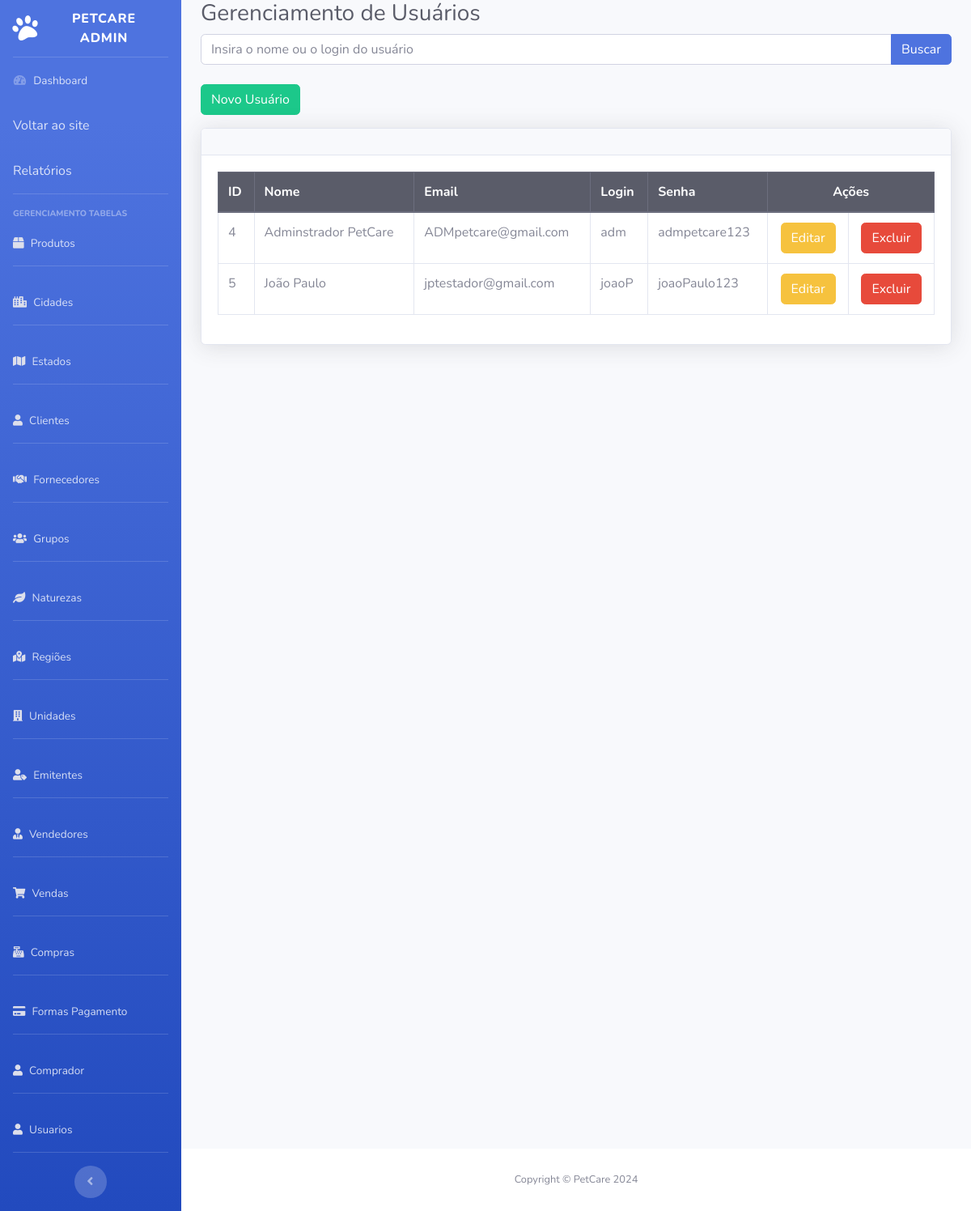
/petcare_admin/usuarios/usuario.php, run on the app's committed database.
### tables this page shows
CREATE TABLE `tb_usuario` (
  `id_usuario` int(11) NOT NULL,
  `nm_usuario` varchar(55) NOT NULL,
  `login_usuario` varchar(100) NOT NULL,
  `senha_usuario` varchar(100) NOT NULL,
  `email_usuario` varchar(100) DEFAULT NULL
);

### petcare_admin/usuarios/usuario.php (the view, shortened to what this page needs)
<?php
include('../config/conecta.php');
?>
<!DOCTYPE html>
<html lang="en">
<head>
    <link href="../vendor/fontawesome-free/css/all.min.css" rel="stylesheet" type="text/css">
    <link href="../css/sb-admin-2.css" rel="stylesheet">
</head>
<body id="page-top">
    <div id="wrapper">
        <ul class="navbar-nav bg-gradient-primary sidebar sidebar-dark accordion" id="accordionSidebar">
        <a class="sidebar-brand d-flex align-items-center justify-content-center" href="../index.php">
                <div class="sidebar-brand-icon rotate-n-15">
                    <i class="fas fa-paw"></i>
                </div>
                <div class="sidebar-brand-text mx-3">PetCare Admin</div>
            </a>
            <hr class="sidebar-divider my-0">
            <li class="nav-item">
                <a class="nav-link" href="../index.php">
                    <i class="fas fa-fw fa-tachometer-alt"></i>
                    <span>Dashboard</span>
                    <a href="http://localhost/PetCareAll/Petcare/HOME/INDEX2.php" class="nav-link">Voltar ao site</a>
                    <a href="http://localhost/PetCareAll/Relatorio/PaginaRelatorios/pgrelatorios.php" class="nav-link">Relatórios</a>
                </a>
            </li>
            <div class="text-center d-none d-md-inline">
                <hr class="sidebar-divider">
                <div class="sidebar-heading">Gerenciamento Tabelas</div>
                <li class="nav-item">
                    <a class="nav-link" href="../produtos/produto.php">
                        <i class="fas fa-box fa-2x text-gray-300"></i>
                        <span>Produtos</span>
                    </a>
                </li>
                <hr class="sidebar-divider d-none d-md-block">
                <li class="nav-item">
                    <a class="nav-link" href="../cidades/cidade.php">
                        <i class="fas fa-city fa-2x text-gray-300"></i>
                        <span>Cidades</span>
                    </a>
                </li>
                <hr class="sidebar-divider d-none d-md-block">
                <li class="nav-item">
                    <a class="nav-link" href="../estados/estado.php">
                        <i class="fas fa-map fa-2x text-gray-300"></i>
                        <span>Estados</span>
                    </a>
                </li>
                <hr class="sidebar-divider d-none d-md-block">
                <li class="nav-item">
                    <a class="nav-link" href="../clientes/cliente.php">
                        <i class="fas fa-user fa-2x text-gray-300"></i>
                        <span>Clientes</span>
                    </a>
                </li>
                <hr class="sidebar-divider d-none d-md-block">
                <li class="nav-item">
                    <a class="nav-link" href="../fornecedores/fornecedor.php">
                        <i class="fas fa-handshake fa-2x text-gray-300"></i>
                        <span>Fornecedores</span>
                    </a>
                </li>
                <hr class="sidebar-divider d-none d-md-block">
                <li class="nav-item">
                    <a class="nav-link" href="../grupos/grupo.php">
                        <i class="fas fa-users fa-2x text-gray-300"></i>
                        <span>Grupos</span>
                    </a>
                </li>
                <hr class="sidebar-divider d-none d-md-block">
                <li class="nav-item">
                    <a class="nav-link" href="../naturezas/natureza.php">
                        <i class="fas fa-leaf fa-2x text-gray-300"></i>
                        <span>Naturezas</span>
                    </a>
                </li>
                <hr class="sidebar-divider d-none d-md-block">
                <li class="nav-item">
                    <a class="nav-link" href="../regioes/regiao.php">
                        <i class="fas fa-map-marked-alt fa-2x text-gray-300"></i>
                        <span>Regiões</span>
                    </a>
                </li>
                <hr class="sidebar-divider d-none d-md-block">
                <li class="nav-item">
                    <a class="nav-link" href="../unidades/unidade.php">
                        <i class="fas fa-building fa-2x text-gray-300"></i>
                        <span>Unidades</span>
                    </a>
                </li>
                 <hr class="sidebar-divider d-none d-md-block">
                 <li class="nav-item">
                <a class="nav-link" href="../emitentes/emitente.php">
                    <i class="fas fa-user-tag fa-2x text-gray-300"></i>
                    <span>Emitentes</span>
                </a>
            </li>
             <hr class="sidebar-divider d-none d-md-block">
                 <li class="nav-item">
                <a class="nav-link" href="../vendedores/vendedor.php">
                <i class="fas fa-user-tie fa-2x text-gray-300"></i>
                    <span>Vendedores</span>
                </a>
            </li>
                <hr class="sidebar-divider d-none d-md-block">
                 <li class="nav-item">
                <a class="nav-link" href="../vendas/venda.php">
                <i class="fas fa-shopping-cart fa-2x text-gray-300"></i>
                    <span>Vendas</span>
                </a>
            </li>
                        <hr class="sidebar-divider d-none d-md-block">
                    <li class="nav-item">
                    <a class="nav-link" href="../compras/compra.php">
                        <i class="fas fa-cash-register fa-2x text-gray-300"></i>
                        <span>Compras</span>
                    </a>
                </li>
                <hr class="sidebar-divider d-none d-md-block">
                <li class="nav-item">
                    <a class="nav-link" href="../formapgto/formapgto.php">
                        <i class="fas fa-credit-card fa-2x text-gray-300"></i>
                        <span>Formas Pagamento</span>
                    </a>
                </li>
                     <hr class="sidebar-divider d-none d-md-block">
                <li class="nav-item">
                    <a class="nav-link" href="../comprador/comprador.php">
                        <i class="fas fa-user fa-2x text-gray-300"></i>
                        <span>Comprador</span>
                    </a>
                </li>
                <hr class="sidebar-divider d-none d-md-block">
                <li class="nav-item">
                    <a class="nav-link" href="usuario.php">
                        <i class="fas fa-user fa-2x text-gray-300"></i>
                        <span>Usuarios</span>
                    </a>
                </li>
                <hr class="sidebar-divider d-none d-md-block">
                <button class="rounded-circle border-0" id="sidebarToggle"></button>
            </div>
        </ul>
        <div id="content-wrapper" class="d-flex flex-column">
            <div id="content">
                <div class="container-fluid">
                    <h1 class="h3 mb-2 text-gray-800">Gerenciamento de Usuários</h1>
                    <form action="" method="post" class="mb-4">
                        <div class="input-group">
                            <input type="text" name="busca" class="form-control" placeholder="Insira o nome ou o login do usuário" aria-label="Buscar Usuário">
                            <div class="input-group-append">
                                <input type="submit" value="Buscar" class="btn btn-primary">
                            </div>
                        </div>
                    </form>
                    <a href="adiciona_usuario.php" class="btn btn-success mb-3">Novo Usuário</a>
                    <div class="card shadow mb-4">
                        <div class="card-header py-3"></div>
                        <div class="card-body">
                            <div class="table-responsive">
                                <table class="table table-bordered" width="100%" cellspacing="0">
                                    <thead class="thead-dark">
                                        <tr>
                                            <th>ID</th>
                                            <th>Nome</th>
                                            <th>Email</th>
                                            <th>Login</th>
                                            <th>Senha</th>
                                            <th colspan="2" class="text-center">Ações</th>
                                        </tr>
                                    </thead>
                                    <tbody>
                                        <?php
                                        $stmt = $conn->prepare("SELECT * FROM tb_usuario");
                                        $stmt->execute();
                                        $result = $stmt->fetchAll();
                                        foreach ($result as $linha) {
                                            echo "<tr>";
                                            echo "<td>" . htmlspecialchars($linha['id_usuario']) . "</td>";
                                            echo "<td>" . htmlspecialchars($linha['nm_usuario']) . "</td>";
                                            echo "<td>" . htmlspecialchars($linha['email_usuario']) . "</td>";
                                            echo "<td>" . htmlspecialchars($linha['login_usuario']) . "</td>";
                                            echo "<td>" . htmlspecialchars($linha['senha_usuario']) . "</td>";
                                            echo "<td class='text-center'><a href='editar_usuario.php?id=" . htmlspecialchars($linha['id_usuario']) . "' class='btn btn-warning'>Editar</a></td>";
                                            echo "<td class='text-center'><a href='excluir.php?id=" . htmlspecialchars($linha['id_usuario']) . "' class='btn btn-danger' onclick='return confirm(\"Deseja realmente excluir?\");'>Excluir</a></td>";
                                            echo "</tr>";
                                        }
                                        ?>
                                    </tbody>
                                </table>
                            </div>
                        </div>
                    </div>
                </div>
            </div>
            <footer class="sticky-footer bg-white">
                <div class="container my-auto">
                    <div class="copyright text-center my-auto">
                        <span>Copyright &copy; PetCare 2024</span>
                    </div>
                </div>
            </footer>
        </div>
    </div>
</body>
</html>

### data on the page
tb_usuario: id_usuario "4", nm_usuario "Adminstrador PetCare", email_usuario "ADMpetcare@gmail.com", login_usuario "adm", senha_usuario "admpetcare123"
tb_usuario: id_usuario "5", nm_usuario "João Paulo", email_usuario "jptestador@gmail.com", login_usuario "joaoP", senha_usuario "joaoPaulo123"
